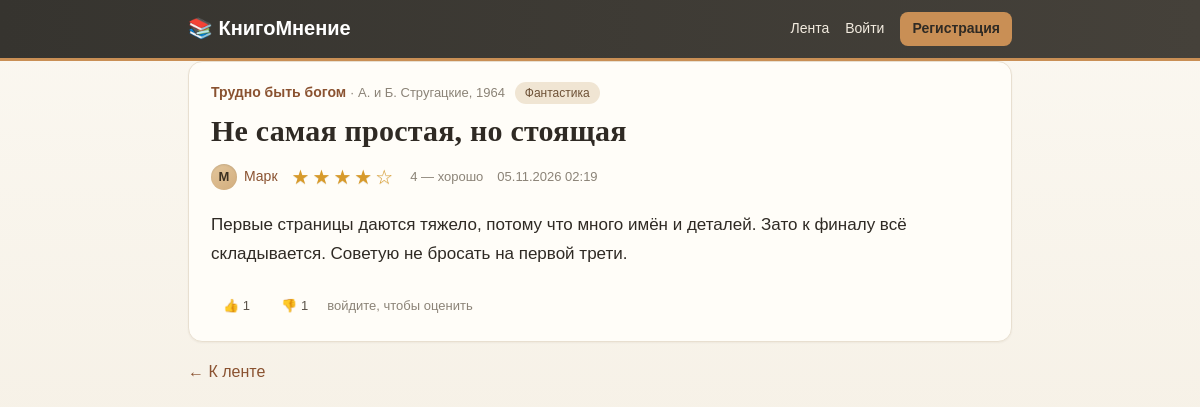
Screenshot of /review/3/ with the database file from the repository.
### reviews/models.py (models this page shows, shortened)
class Review(models.Model):
    book = models.ForeignKey(
        Book, verbose_name="Книга", on_delete=models.CASCADE, related_name="reviews"
    )
    author = models.ForeignKey(
        User, verbose_name="Автор рецензии", on_delete=models.CASCADE, related_name="reviews"
    )
    title = models.CharField("Заголовок", max_length=200)
    text = models.TextField("Текст рецензии")
    rating = models.IntegerField("Оценка", choices=RATING_CHOICES, default=5)
    created_at = models.DateTimeField("Дата публикации", auto_now_add=True)
    class Meta:
        ordering = ["-created_at"]  # сначала свежие
        verbose_name = "Рецензия"
        verbose_name_plural = "Рецензии"
    def likes_count(self):
        return self.reactions.filter(value=LIKE).count()
    def dislikes_count(self):
        return self.reactions.filter(value=DISLIKE).count()
    def stars(self):
        return "★" * self.rating + "☆" * (5 - self.rating)

class Book(models.Model):
    title = models.CharField("Название", max_length=200)
    author = models.CharField("Автор книги", max_length=200)
    year = models.PositiveSmallIntegerField("Год издания", blank=True, null=True)
    genre = models.ForeignKey(
        Genre, verbose_name="Жанр", blank=True, null=True,
        on_delete=models.SET_NULL, related_name="books",
    )
    description = models.TextField("Краткое описание", blank=True)
    added_by = models.ForeignKey(
        User, verbose_name="Добавил", on_delete=models.CASCADE, related_name="books"
    )
    created_at = models.DateTimeField("Дата добавления", auto_now_add=True)
    class Meta:
        ordering = ["title"]
        verbose_name = "Книга"
        verbose_name_plural = "Книги"

class Genre(models.Model):
    name = models.CharField("Название жанра", max_length=100, unique=True)
    class Meta:
        ordering = ["name"]
        verbose_name = "Жанр"
        verbose_name_plural = "Жанры"

### reviews/views.py (the view)
# urls.py: path("review/<int:pk>/", views.review_detail, name="review_detail"),
def review_detail(request, pk):
    review = get_object_or_404(
        Review.objects.select_related("book", "book__genre", "author"), pk=pk
    )
    mark_my_reactions([review], request.user)
    return render(request, "reviews/review_detail.html", {"review": review})

### reviews/views.py (called while the page is built)
def mark_my_reactions(reviews, user):
    reviews = list(reviews)
    ids = [review.pk for review in reviews]
    my = {}
    if user.is_authenticated and ids:
        pairs = Reaction.objects.filter(user=user, review_id__in=ids).values_list(
            "review_id", "value"
        )
        my = dict(pairs)  # получится словарь вида {номер рецензии: 1 или -1}
    for review in reviews:
        value = my.get(review.pk, 0)  # 0 — человек ещё не оценивал
        review.i_liked = value == LIKE
        review.i_disliked = value == DISLIKE
    return reviews

### templates/reviews/review_detail.html (shortened to what this page needs)
{% extends "base.html" %}
{% block content %}
<article class="card detail">
    <div class="card-top">
        <a class="book-link" href="{% url 'book_detail' review.book.pk %}">{{ review.book.title }}</a>
        <span class="muted">· {{ review.book.author }}{% if review.book.year %}, {{ review.book.year }}{% endif %}</span>
        {% if review.book.genre %}<span class="tag">{{ review.book.genre.name }}</span>{% endif %}
    </div>
    <h1>{{ review.title }}</h1>
    <div class="meta">
        {% with name=review.author.first_name|default:review.author.username %}
        <a class="author" href="{% url 'profile' review.author.username %}">
            <span class="avatar">{{ name|first|upper }}</span>{{ name }}
        </a>
        {% endwith %}
        <span class="stars big">{{ review.stars }}</span>
        <span class="muted">{{ review.get_rating_display }}</span>
        <span class="muted">{{ review.created_at|date:"d.m.Y H:i" }}</span>
    </div>
    <div class="review-text">{{ review.text|linebreaks }}</div>
    {% include "reviews/_reactions.html" %}
</article>
<p class="back"><a href="{% url 'feed' %}">← К ленте</a></p>
{% endblock %}

### templates/reviews/_reactions.html
<div class="reactions">
    {% if user.is_authenticated %}
        <form method="post" action="{% url 'react' review.pk 'like' %}">
            {% csrf_token %}
            <input type="hidden" name="next" value="{{ request.get_full_path }}">
            <button type="submit" class="react {% if review.i_liked %}on-like{% endif %}">
                👍 {{ review.likes_count }}
            </button>
        </form>
        <form method="post" action="{% url 'react' review.pk 'dislike' %}">
            {% csrf_token %}
            <input type="hidden" name="next" value="{{ request.get_full_path }}">
            <button type="submit" class="react {% if review.i_disliked %}on-dislike{% endif %}">
                👎 {{ review.dislikes_count }}
            </button>
        </form>
    {% else %}
        <span class="react static">👍 {{ review.likes_count }}</span>
        <span class="react static">👎 {{ review.dislikes_count }}</span>
        <a class="hint" href="{% url 'login' %}">войдите, чтобы оценить</a>
    {% endif %}
</div>

### static/css/style.css (style rules this page uses)
* { box-sizing: border-box; }
body { margin: 0; background-color: #f7f3eb; background-image: linear-gradient(180deg, #fbf8f1 0%, #f2ebde 100%); background-attachment: fixed; color: #2f2a24; font: 16px/1.55 Arial, Helvetica, sans-serif; }
a { color: #8a5230; text-decoration: none; }
h1 { font: bold 30px/1.25 Georgia, "Times New Roman", serif; margin: 0 0 12px; letter-spacing: .2px; }
.card { background: #fffdf8; border: 1px solid #e8dfd0; border-radius: 14px; padding: 20px 22px; margin-bottom: 16px; box-shadow: 0 1px 2px rgba(60, 45, 25, .05); transition: box-shadow .2s ease; }
.card-top { font-size: 14px; margin-bottom: 8px; }
.book-link { font-weight: bold; }
.muted { color: #8b8377; font-size: 13px; }
.tag { display: inline-block; background: #f0e5d3; color: #6d5136; border-radius: 20px; padding: 2px 10px; font-size: 12px; margin-left: 6px; }
.stars { color: #d79a2b; letter-spacing: 3px; font-size: 16px; text-shadow: 0 1px 0 rgba(120, 80, 10, .12); }
.stars.big { font-size: 20px; }
.author { display: inline-flex; align-items: center; gap: 7px; font-size: 14px; }
.avatar { display: inline-flex; align-items: center; justify-content: center; width: 26px; height: 26px; border-radius: 50%; background: linear-gradient(145deg, #e3c69c, #d2ad7d); box-shadow: inset 0 1px 2px rgba(0, 0, 0, .12); color: #3c3020; font-weight: bold; font-size: 13px; }
.reactions { display: flex; align-items: center; gap: 7px; flex-wrap: wrap; }
.react { background: #f5efe4; border: 1px solid #e3d7c4; border-radius: 20px; padding: 4px 11px; font-size: 13px; color: #5b5349; cursor: pointer; font-family: inherit; transition: background .18s ease, border-color .18s ease; }
.react.static { cursor: default; background: transparent; border-color: transparent; }
.hint { font-size: 13px; color: #8b8377; }
.detail h1 { margin-top: 6px; }
.meta { display: flex; align-items: center; gap: 14px; flex-wrap: wrap; margin-bottom: 18px; }
.review-text { font-size: 17px; line-height: 1.7; margin-bottom: 22px; }
.review-text p { margin: 0 0 12px; }
.back { margin-top: 18px; }

### rows the page displays
Review: book "Трудно быть богом", book.author "А. и Б. Стругацкие", book.year "1964", book.genre.name "Фантастика", title "Не самая простая, но стоящая", stars "★★★★☆", rating "4 — хорошо", created_at "05.11.2026 02:19", text "Первые страницы даются тяжело, потому что много имён и деталей. Зато к финалу всё складывается. Советую не бросать на первой трети.", likes_count "1", dislikes_count "1"

### other values shown
{{ name|first|upper }} "М"
{{ name }} "Марк"
